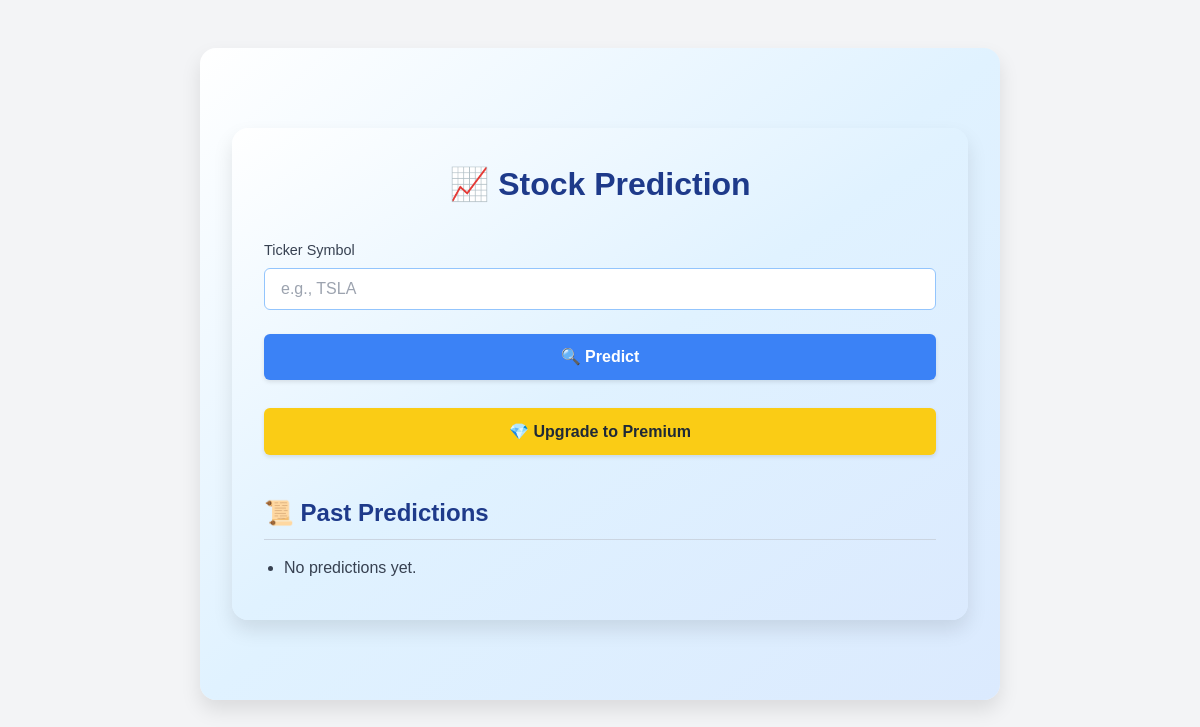
The app's page / (signed in), older data.
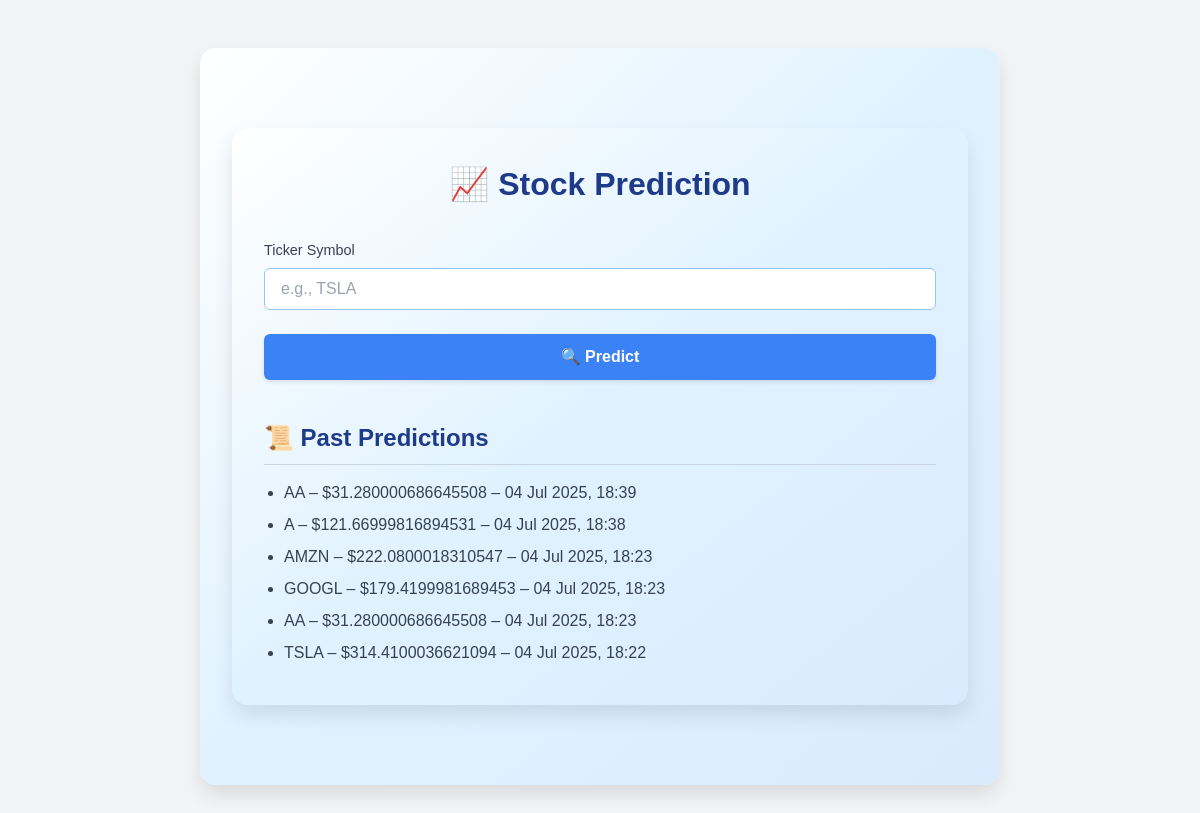
The same page, newer data.
### api/models.py (models this page shows, shortened)
class Prediction(models.Model):
    user = models.ForeignKey(User, on_delete=models.CASCADE)
    ticker = models.CharField(max_length=10)
    predicted_price = models.FloatField()
    created_at = models.DateTimeField(auto_now_add=True)
    metrics = models.JSONField(default=dict)
    chart1_path = models.CharField(max_length=255)
    chart2_path = models.CharField(max_length=255)

### api/views.py (the view, shortened to what this page needs)
# urls.py: path("", dashboard, name="dashboard"),
@login_required
def dashboard(request):
    prediction = None
    chart1_url = chart2_url = None
    user = request.user
    return render(request, "dashboard.html", {
        "prediction": prediction,
        "chart1_url": chart1_url,
        "chart2_url": chart2_url,
        "past_predictions": Prediction.objects.filter(user=user).order_by("-created_at"),
        "is_paid": Membership.objects.filter(user=request.user, is_paid=True).exists(),
    })

### templates/dashboard.html (shortened to what this page needs)
{% extends "base.html" %}
{% block content %}
<div class="container">
  <h1 class="heading">📈 Stock Prediction</h1>
  <form id="predict-form" method="POST">
    <div class="form-group">
      <label for="ticker">Ticker Symbol</label>
      <input type="text" name="ticker" id="ticker" placeholder="e.g., TSLA" required autocomplete="off">
    </div>
    <button type="submit" class="btn btn-primary">🔍 Predict</button>
  </form>
  {% if not is_paid %}
  <form action="/create-checkout-session/" method="GET" class="mt-4">
    <button class="btn btn-yellow mt-3">💎 Upgrade to Premium</button>
  </form>
  {% endif %}
  <div class="past-section">
    <h2 class="past-title">📜 Past Predictions</h2>
    <ul class="past-list">
      {% for p in past_predictions %}
        <li>{{ p.ticker }} – ${{ p.predicted_price }} – {{ p.created_at|date:"d M Y, H:i" }}</li>
      {% empty %}
        <li>No predictions yet.</li>
      {% endfor %}
    </ul>
  </div>
</div>
{% endblock %}

Row changes from the older to the newer data that the page shows:
added Prediction: ticker "AA", predicted_price "31.280000686645508", created_at "04 Jul 2025, 18:39"
added Prediction: ticker "A", predicted_price "121.66999816894531", created_at "04 Jul 2025, 18:38"
added Prediction: ticker "AMZN", predicted_price "222.0800018310547", created_at "04 Jul 2025, 18:23"
added Prediction: ticker "GOOGL", predicted_price "179.4199981689453", created_at "04 Jul 2025, 18:23"
added Prediction: ticker "AA", predicted_price "31.280000686645508", created_at "04 Jul 2025, 18:23"
added Prediction: ticker "TSLA", predicted_price "314.4100036621094", created_at "04 Jul 2025, 18:22"
Text that changed along with them:
text no longer shown: "💎 Upgrade to Premium No predictions yet."
